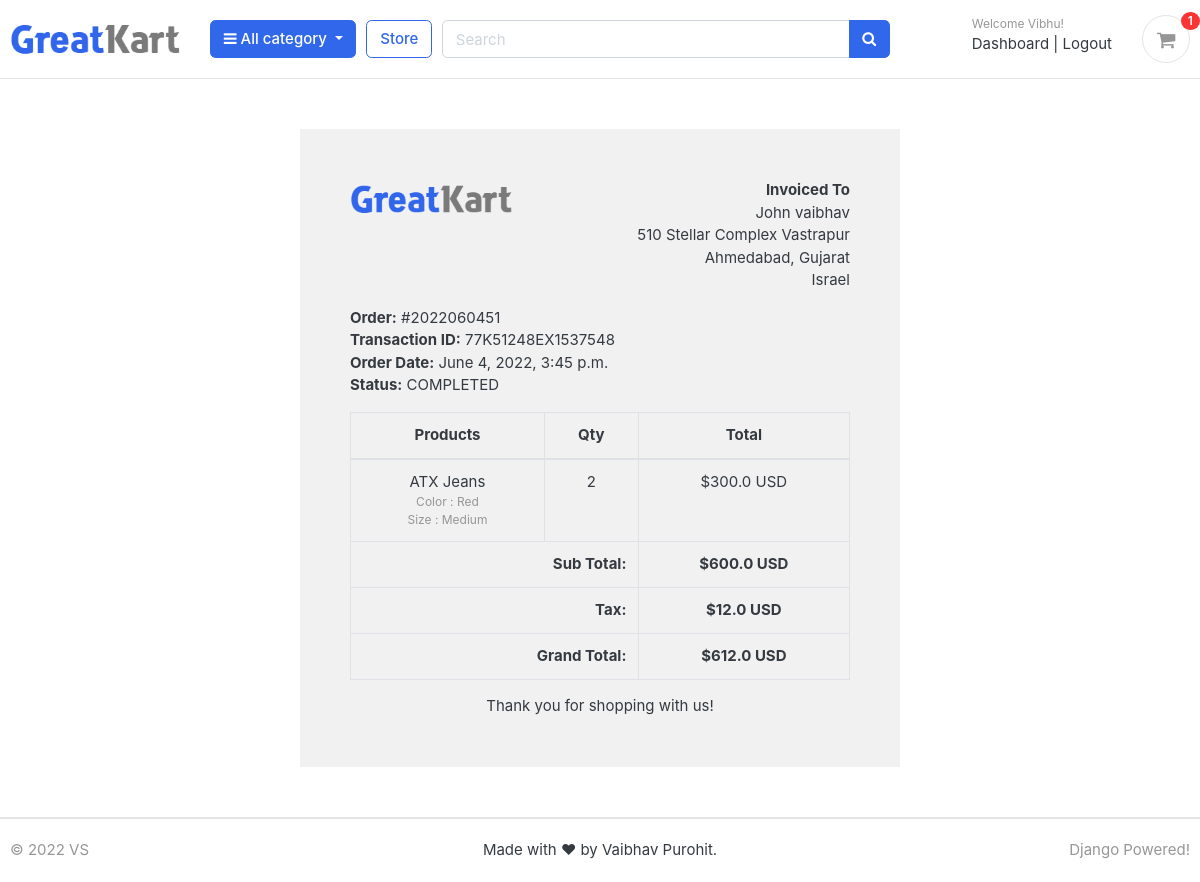
The page /accounts/order_detail/2022060451/ (signed in) on the database its author committed.
### accounts/models.py (models this page shows, shortened)
class Account(AbstractBaseUser):
    first_name = models.CharField(max_length=50)
    last_name = models.CharField(max_length=50)
    username = models.CharField(max_length=50, unique=True)
    email = models.EmailField(max_length=100, unique=True)
    phone_number = models.CharField(max_length=50)
    date_joined = models.DateTimeField(auto_now_add=True)
    last_login = models.DateTimeField(auto_now_add=True)
    is_admin = models.BooleanField(default=False)
    is_staff = models.BooleanField(default=False)
    is_active = models.BooleanField(default=False)
    is_superadmin = models.BooleanField(default=False)
    USERNAME_FIELD = 'email'
    REQUIRED_FIELDS = ['username', 'first_name', 'last_name']
    objects = MyAccountManager()

### orders/models.py (models this page shows, shortened)
class Order(models.Model):
    STATUS = (
        ('New', 'New'),
        ('Accepted', 'Accepted'),
        ('Completed', 'Completed'),
        ('Cancelled', 'Cancelled'),
    )
    user = models.ForeignKey(Account, on_delete=models.SET_NULL, null=True)
    payment = models.ForeignKey(Payment, on_delete=models.SET_NULL, blank=True, null=True)
    order_number = models.CharField(max_length=20)
    first_name = models.CharField(max_length=50)
    last_name = models.CharField(max_length=50)
    phone = models.CharField(max_length=15)
    email = models.EmailField(max_length=50)
    address_line_1 = models.CharField(max_length=50)
    address_line_2 = models.CharField(max_length=50, blank=True)
    country = models.CharField(max_length=50)
    state = models.CharField(max_length=50)
    city = models.CharField(max_length=50)
    order_note = models.CharField(max_length=100, blank=True)
    order_total = models.FloatField()
    tax = models.FloatField()
    status = models.CharField(max_length=10, choices=STATUS, default='New')
    ip = models.CharField(blank=True, max_length=20)
    is_ordered = models.BooleanField(default=False)
    created_at = models.DateTimeField(auto_now_add=True)
    updated_at = models.DateTimeField(auto_now=True)
    def full_name(self):
        return f'{self.first_name} {self.last_name}'
    def full_address(self):
        return f'{self.address_line_1} {self.address_line_2}'

class Payment(models.Model):
    user = models.ForeignKey(Account, on_delete=models.CASCADE)
    payment_id = models.CharField(max_length=100)
    payment_method = models.CharField(max_length=100)
    amount_paid = models.CharField(max_length=100)  # Total amount paid
    status = models.CharField(max_length=100)
    created_at = models.DateTimeField(auto_now_add=True)

class OrderProduct(models.Model):
    order = models.ForeignKey(Order, on_delete=models.CASCADE)
    payment = models.ForeignKey(Payment, on_delete=models.SET_NULL, blank=True, null=True)
    user = models.ForeignKey(Account, on_delete=models.CASCADE)
    product = models.ForeignKey(Product, on_delete=models.CASCADE)
    variations = models.ManyToManyField(Variation, blank=True)
    quantity = models.IntegerField()
    product_price = models.FloatField()
    ordered = models.BooleanField(default=False)
    created_at = models.DateTimeField(auto_now_add=True)
    updated_at = models.DateTimeField(auto_now=True)

### store/models.py (models this page shows, shortened)
class Product(models.Model):
    product_name = models.CharField(max_length=200, unique=True)
    slug = models.SlugField(max_length=200, unique=True)
    description = models.CharField(max_length=200)
    price = models.IntegerField()
    images = models.ImageField(upload_to='photos/products')
    stock = models.IntegerField()
    is_available = models.BooleanField(default=True)
    category = models.ForeignKey(Category, on_delete=models.CASCADE)
    created_date = models.DateTimeField(auto_now_add=True)
    modified_date = models.DateTimeField(auto_now=True)

class Variation(models.Model):
    product = models.ForeignKey(Product, on_delete=models.CASCADE)
    variation_category = models.CharField(max_length=100, choices=variation_category_choice)
    variation_value = models.CharField(max_length=100)
    is_active = models.BooleanField(default=True)
    created_at = models.DateTimeField(auto_now=True)
    objects = VariationManager()

### accounts/views.py (the view)
# urls.py: path('order_detail/<int:order_id>/', views.order_detail, name="order_detail"),
@login_required(login_url='login')
def order_detail(request, order_id):
    order_detail = OrderProduct.objects.filter(order__order_number=order_id)
    order = Order.objects.get(order_number=order_id)
    subtotal = 0
    for i in order_detail:
        subtotal += i.product_price * i.quantity
    context = {
        'order_detail': order_detail,
        'order': order,
        'subtotal': subtotal,
    }
    return render(request, "accounts/order_detail.html", context)

### carts/context_processors.py (called while the page is built)
def counter(request):
    cart_count = 0
    if 'admin' in request.path:
        return {}
    else:
        try:
            cart = Cart.objects.filter(cart_id=_cart_id(request))
            if request.user.is_authenticated:
                cart_items = CartItem.objects.all().filter(user=request.user)
            else:
                cart_items = CartItem.objects.all().filter(cart=cart[:1])
            for cart_item in cart_items:
                cart_count += cart_item.quantity
        except Cart.DoesNotExist:
            cart_count = 0
    return dict(cart_count=cart_count)

### carts/views.py (called while the page is built)
def _cart_id(request):
    cart = request.session.session_key
    if not cart:
        cart = request.session.create()
    return cart

### category/context_processors.py (called while the page is built)
def menu_links(request):
    links = Category.objects.all()
    return dict(links=links)

### category/models.py (called while the page is built)
    def get_url(self):
        return reverse('products_by_category', args=[self.slug])

### templates/accounts/order_detail.html
{% extends 'base.html' %}
{% load static %}
{% block content %}
<div class="container" style="margin: 0 auto;width: 50%;padding: 50px;background: #f1f1f1;margin-top: 50px;margin-bottom: 50px;">
    <div class="row invoice row-printable">
        <div class="col-md-12">
            <div class="panel panel-default plain" id="dash_0">
                <div class="panel-body p30">
                    <div class="row">
                        <div class="col-lg-6">
                            <div class="invoice-logo"><img src="{% static '/images/logo.png' %}" alt="Invoice logo" style="max-height: 40px;"></div>
                        </div>
                        <div class="col-lg-6">
                            <div class="invoice-from">
                                <ul class="list-unstyled text-right">
                                    <li><strong>Invoiced To</strong></li>
                                    <li>{{order.full_name}} </li>
                                    <li>{{order.full_address}}</li>
                                    <li>{{order.city}}, {{order.state}}</li>
                                    <li>{{order.country}}</li>
                                </ul>
                            </div>
                        </div>
                        <div class="col-lg-12">
                            <div class="invoice-details mt25">
                                <div class="well">
                                    <ul class="list-unstyled mb0">
                                        <li><strong>Order:</strong> #{{order.order_number}}</li>
                                        <li><strong>Transaction ID:</strong> {{order.payment.payment_id}}</li>
                                        <li><strong>Order Date:</strong> {{order.created_at}}</li>
                                        <li><strong>Status:</strong> {{order.payment.status}}</li>
                                    </ul>
                                </div>
                            </div>
                            <div class="invoice-items">
                                <div class="table-responsive" style="overflow: hidden; outline: none;" tabindex="0">
                                    <table class="table table-bordered">
                                        <thead>
                                            <tr>
                                                <th class="per70 text-center">Products</th>
                                                <th class="per5 text-center">Qty</th>
                                                <th class="per25 text-center">Total</th>
                                            </tr>
                                        </thead>
                                        <tbody>
                                            {% for item in order_detail %}
                                            <tr>
                                                <td class="text-center">{{item.product.product_name}}
                                                    <p class="text-muted small">
                                                        {% if item.variations.all %}
                                                            {% for item in item.variations.all %}
                                                                {{ item.variation_category | capfirst }} : {{ item.variation_value | capfirst }}
                                                                <br>
                                                            {% endfor %}
                                                        {% endif %}
                                                    </p>
                                                </td>
                                                <td class="text-center">{{item.quantity}}</td>
                                                <td class="text-center">${{item.product_price}} USD</td>
                                            </tr>
                                            {% endfor %}
                                        </tbody>
                                        <tfoot>
                                            <tr>
                                                <th colspan="2" class="text-right">Sub Total:</th>
                                                <th class="text-center">${{subtotal}} USD</th>
                                            </tr>
                                            <tr>
                                                <th colspan="2" class="text-right">Tax:</th>
                                                <th class="text-center">${{order.tax}} USD</th>
                                            </tr>
                                            <tr>
                                                <th colspan="2" class="text-right">Grand Total:</th>
                                                <th class="text-center">${{order.order_total}} USD</th>
                                            </tr>
                                        </tfoot>
                                    </table>
                                </div>
                            </div>
                            <div class="invoice-footer mt25">
                                <p class="text-center">Thank you for shopping with us!</p>
                            </div>
                        </div>
                    </div>
                </div>
            </div>
        </div>
    </div>
    </div>
{% endblock %}

### templates/includes/navbar.html (shortened to what this page needs)
{% load static %}
<header class="section-header">
	<section class="header-main border-bottom">
		<div class="container">
			<div class="row align-items-center">
				<div class="col-lg-2 col-md-3 col-6">
					<a href="{% url 'home' %}" class="brand-wrap">
						<img class="logo" src="{% static './images/logo.png' %}">
					</a>
				</div>
				<div class="col-lg col-sm col-md col-6 flex-grow-0">
					<div class="category-wrap dropdown d-inline-block float-right">
						<button type="button" class="btn btn-primary dropdown-toggle" data-toggle="dropdown">
							<i class="fa fa-bars"></i> All category
						</button>
					</div>
				</div>
				<a href="{% url 'store' %}" class="btn btn-outline-primary">Store</a>
				<div class="col-lg  col-md-6 col-sm-12 col">
					<form action="{% url 'search' %}" class="search" method="GET">
						<div class="input-group w-100">
							<input type="text" class="form-control" style="width:60%;" placeholder="Search" name="keyword">
							<div class="input-group-append">
							  <button class="btn btn-primary" type="submit">
								<i class="fa fa-search"></i>
							  </button>
							</div>
						</div>
					</form>
				</div>
				<div class="col-lg-3 col-sm-6 col-8 order-2 order-lg-3">
				<div class="d-flex justify-content-end mb-3 mb-lg-0">
					{% if user.id is None %}
					<div class="widget-header">
						<small class="title text-muted">Welcome guest!</small>
						<div>
							<a href="{% url 'login' %}">Sign in</a> <span class="dark-transp"> | </span>
							<a href="{% url 'register' %}"> Register</a>
						</div>
					</div>
					{% else %}
					<div class="widget-header">
						<small class="title text-muted">Welcome {{user.first_name}}!</small>
						<div>
							<a href="{% url 'dashboard' %}">Dashboard</a> <span class="dark-transp"> | </span>
							<a href="{% url 'logout' %}"> Logout</a>
						</div>
					</div>
					{% endif %}
					<a href="{% url 'cart' %}" class="widget-header pl-3 ml-3">
						<div class="icon icon-sm rounded-circle border"><i class="fa fa-shopping-cart"></i></div>
						<span class="badge badge-pill badge-danger notify">{{cart_count}}</span>
					</a>
				</div>
			</div>
			</div>
		</div>
	</section>
</header>

### greatkart/static/css/ui.css (style rules this page uses)
html { font-family: "Inter", sans-serif; font-size: 15px; }
.icon-xs, .icon-sm, .icon-md, .icon-lg { display: inline-block; text-align: center; flex-shrink: 0; flex-grow: 0; }
.icon-sm { width: 48px; height: 48px; line-height: 48px !important; font-size: 20px; }
p:last-child { margin-bottom: 0; }
.header-main { position: relative; padding-top: 1rem; padding-bottom: 1rem; }
.brand-wrap .logo, .navbar-brand .logo { margin-right: 7px; max-height: 42px; display: inline-block; }
.widget-header { display: inline-block; vertical-align: middle; position: relative; }
.widget-header a { color: #343a40; }
.widget-header i { color: #969696; }
.widget-header .title { display: block; }
.widget-header .notify { position: absolute; top: -3px; right: -10px; }
[class*=list-] li:after { visibility: hidden; display: block; content: ""; overflow: hidden; height: 0; clear: both; }
.notify { position: absolute; top: -4px; right: -10px; display: inline-block; padding: 0.25em 0.6em; font-size: 12px; line-height: 1; text-align: center; border-radius: 3rem; color: #fff; background-color: #fa3434; }

### rows shown on the page
Account: first_name "Vibhu"
Order: full_name "John vaibhav", full_address "510 Stellar Complex Vastrapur", city "Ahmedabad", state "Gujarat", country "Israel", order_number "2022060451", payment.payment_id "77K51248EX1537548", created_at "June 4, 2022, 3:45 p.m.", payment.status "COMPLETED", tax "12.0", order_total "612.0"
OrderProduct: product.product_name "ATX Jeans", quantity "2", product_price "300.0"
Variation: variation_category "Color", variation_value "Red"
Variation: variation_category "Size", variation_value "Medium"

### other values the page prints
{{ cart_count }} "1"
{{ subtotal }} "600.0"
